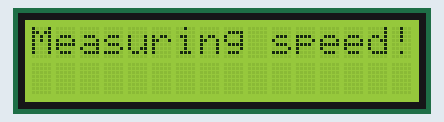
This program was run on a simulated Raspberry Pi Pico running MicroPython. Shown: 16×2 character LCD. The clock reads 2024-03-15 10:24:30 at power-on unless the program sets it.

Above: at 0.1 s.
At 10.1 s:
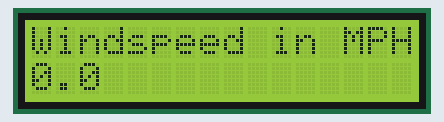

The program:

Wind_Measure.py
```python
# Import modules & setup: NB LCD1602.py must be on Pico
import LCD1602
lcd=LCD1602.LCD1602(16,2)
from machine import Pin
import time
lcd.clear()
lcd.setCursor(0, 0)
lcd.printout("Measuring speed!")

#Set up sensor on GP28, note all resistors are on control board
sensor = Pin(28, Pin.IN)

# Anamometer vane diameter (set to the value for your cup-to-cup in mm)
vane_diameter = float(106)

# Calculate vane circumference in metres
vane_circ = float (vane_diameter/1000)*3.1415

# Set an anamometer factor to account for inefficiency (value is a guess)
afactor = float(2.5)

while True:
    # Measurement loop; initially define variables . . .
    rotations = 0 # Was float(0)
    trigger = 0
    endtime = time.time() + 10
    # Get initial state of sensor
    sensorstart = sensor.value()
    # Measurement loop to run for 10 seconds
    while time.time() < endtime:
        if sensor.value() == 1 and trigger == 0:
            rotations = rotations + 1
            trigger = 1
        if sensor.value() == 0:
            trigger = 0
        time.sleep(0.001)
    if rotations == 1 and sensorstart == 1:
        rotations = 0
    # Calculate stuff - windspeed in MPH!
    rots_per_second = float(rotations/10)
    windspeed = round(float((rots_per_second)*vane_circ*afactor*2.237),2)
    # Outout result
    lcd.clear()
    lcd.setCursor(0, 0)
    lcd.printout("Windspeed in MPH:")
    lcd.setCursor(0, 1)
    lcd.printout(str(windspeed))
    time.sleep(1)
```

Measured:
- what the display in image 0 shows lasts 9.9 s, from 0.1 s to 10.0 s
